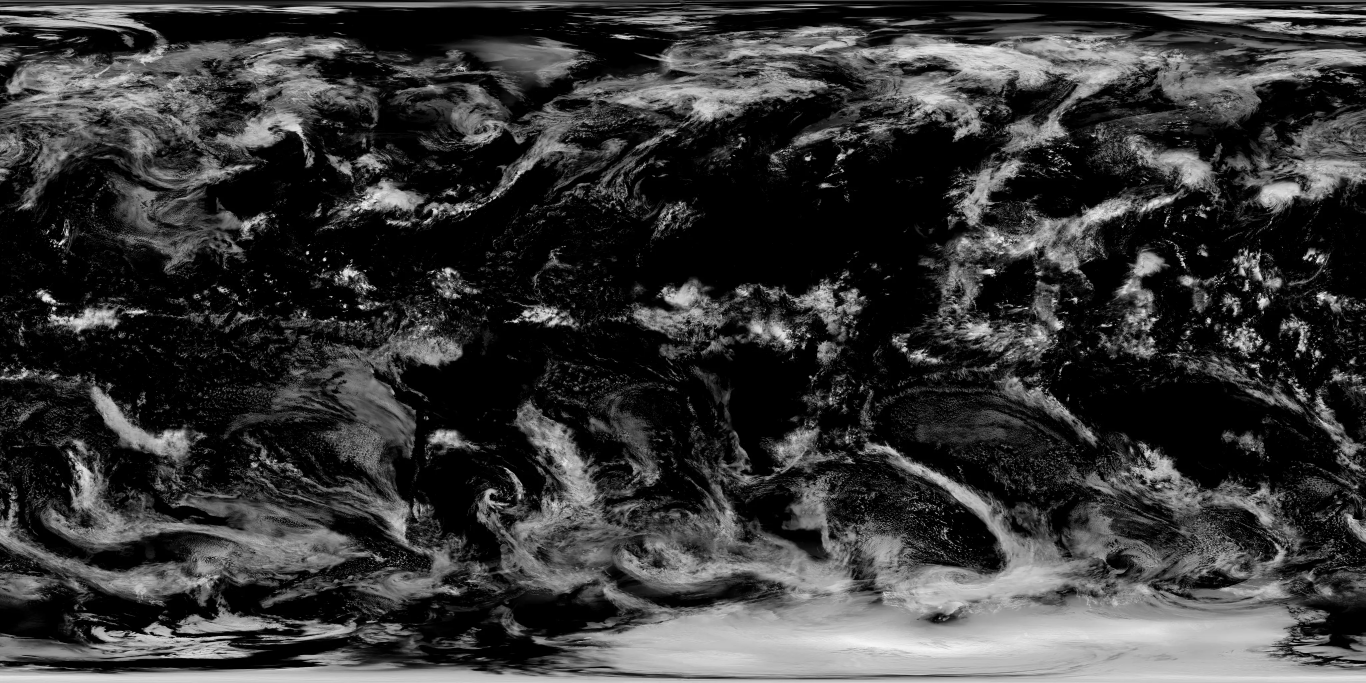
#> input picture static_clouds4k.webp, 4096 x 2048 px (shown at 1/3 size)
$ python make_clouds.py static_clouds4k.webp static_clouds4k.webp static_clouds4k.webp
#> lines starting #> are read from the running program, lines starting #| are printed output that depends on the picture; after the words box and inside, x2 and y2 are one past the last pixel; in counts of white or black regions, pixels touching at a corner belong together
# Live cloud mask for the Roulette Radio globe.
# Input: NOAA GMGSI global longwave IR mosaic from nowCOAST (4096x2048 PNG, CRS:84, -180..180 / -90..90, grey = brightness: white is cold,
# alpha 0 outside about ±72.7°) and the static NASA cloud mask that fills the poles. Output: clouds2k.webp / clouds4k.webp, single channel,
# white = cloud, equirectangular (lng -180 at the left, lat +90 at the top), the same layout as the globe's static clouds.
# Usage: python make_clouds.py gmgsi.png static_clouds4k.webp outdir [g0 g1 gamma]   (prints the stats line the workflow logs)
import sys
import numpy as np
from PIL import Image, ImageFilter

src, static, out = sys.argv[1], sys.argv[2], sys.argv[3]
G0, G1, GAM = (float(x) for x in (sys.argv[4:7] if len(sys.argv) >= 7 else (88, 168, 0.9)))

im = Image.open(src).convert('LA')
if im.size != (4096, 2048): im = im.resize((4096, 2048), Image.BILINEAR)
a = np.asarray(im, dtype=np.float32)
g, alpha = a[..., 0], a[..., 1] / 255.0
#> alpha: shape (2048, 4096) float32; every value is 1
H, W = g.shape
#> H = 2048; W = 4096
lat = 90 - (np.arange(H) + 0.5) / H * 180
alat = np.abs(lat)[:, None]

def smooth(e0, e1, x):
    t = np.clip((x - e0) / (e1 - e0), 0, 1); return t * t * (3 - 2 * t)

# no data: outside the mosaic (alpha 0) and the saturated blocks the mosaic sometimes has (255 over a wide area)
sat = (g >= 253).astype(np.float32)
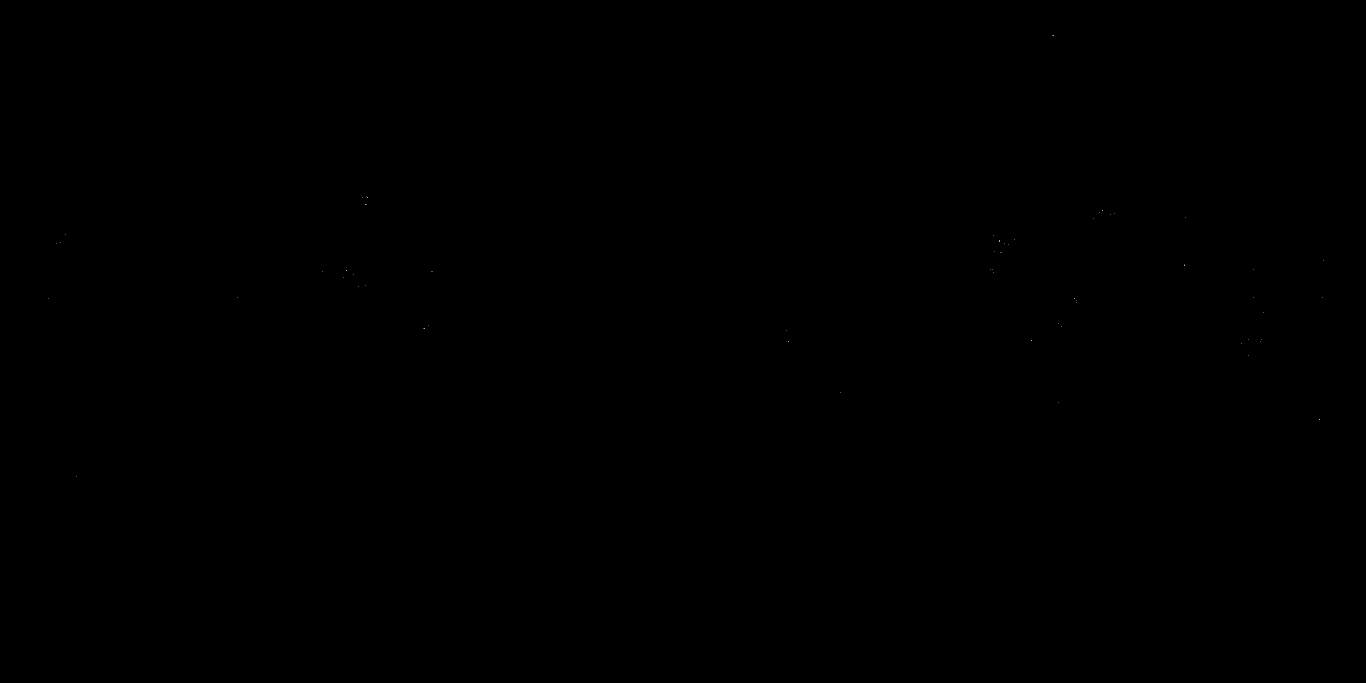
#> sat: shape (2048, 4096) float32 (shown at 1/3 size); values 0 (black) and 1 (white), 0% white in thin lines or dots, all inside (x1, y1, x2, y2) = (144, 107, 3970, 1429)
sat_wide = np.asarray(Image.fromarray((sat * 255).astype(np.uint8)).filter(ImageFilter.BoxBlur(12)), dtype=np.float32) / 255 > 0.9
#> sat_wide: shape (2048, 4096) bool; every value is 0
valid = (alpha > 0.5) & ~sat_wide
#> valid: shape (2048, 4096) bool; every value is 1

# brightness to opacity: clear ground and sea are darker than G0, thick cold cloud tops brighter than G1.
# Snow and ice are cold too, so the threshold rises towards the poles
lift = 40 * smooth(45, 70, alat)
op = smooth(G0 + lift, G1 + lift * 0.6, g) ** GAM
#> in smooth (call 2), `t = np.clip((x - e0) / (e1 - e0), 0, 1)`:
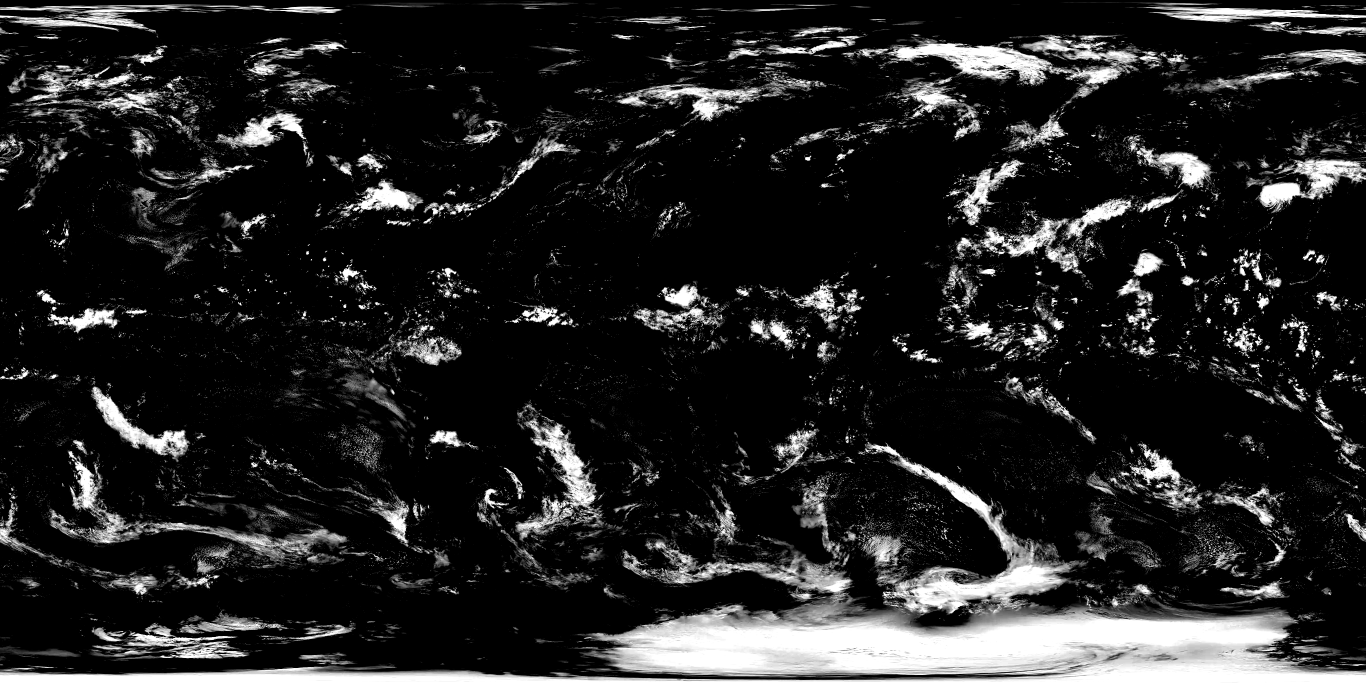
#> t: shape (2048, 4096) float64 (shown at 1/3 size); min 0, max 1, mean 0.14

# poles and gaps: the static NASA mask, blended in over the last degrees of the mosaic
st = np.asarray(Image.open(static).convert('L').resize((W, H), Image.BILINEAR), dtype=np.float32) / 255
edge = smooth(72.5, 66, alat)                                  # 1 inside ±66°, 0 beyond ±72.5°
w = valid.astype(np.float32) * edge
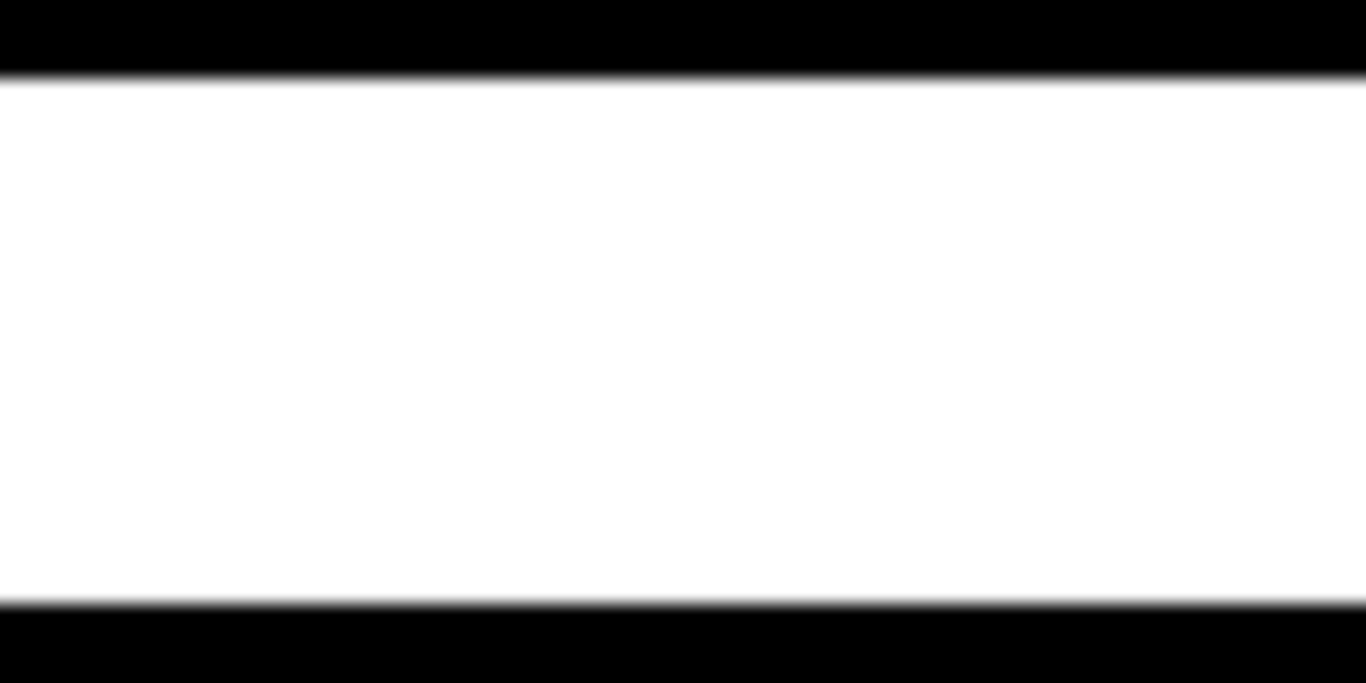
#> w: shape (2048, 4096) float64 (shown at 1/3 size); min 0, max 1, mean 0.769
w = np.asarray(Image.fromarray((w * 255).astype(np.uint8)).filter(ImageFilter.GaussianBlur(6)), dtype=np.float32) / 255
mask = w * op + (1 - w) * st
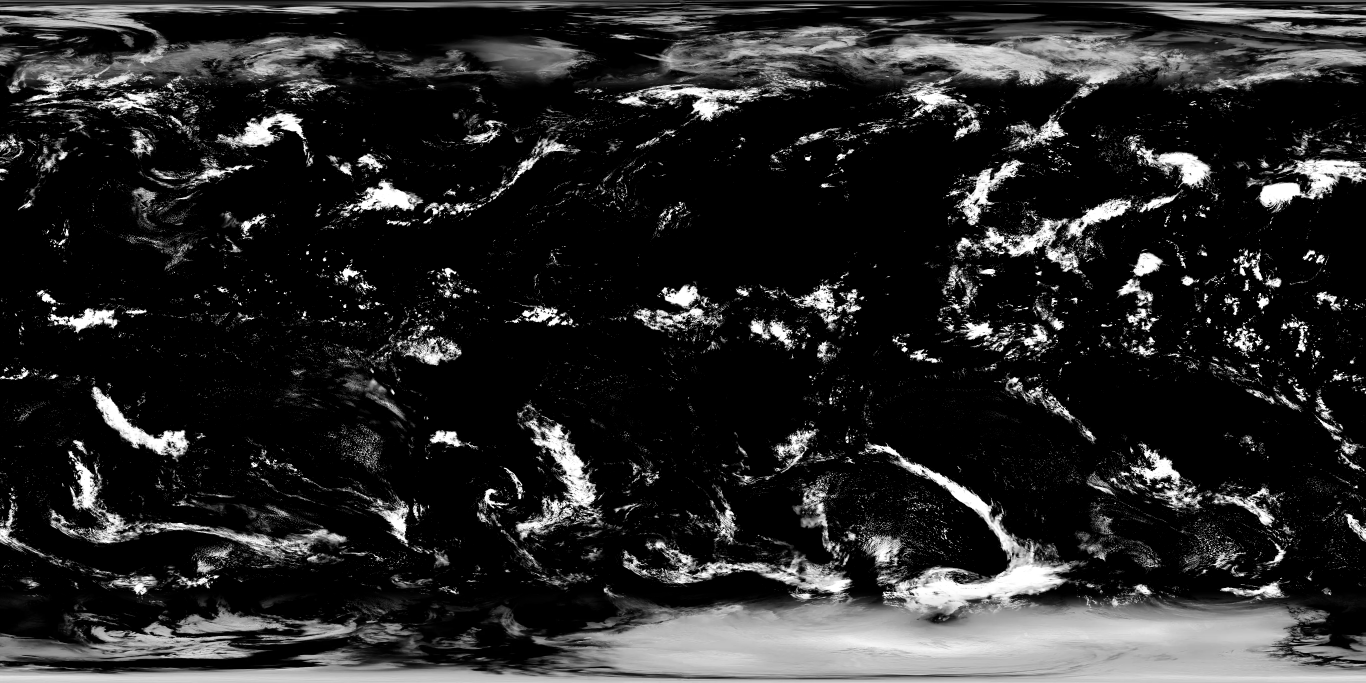
#> mask: shape (2048, 4096) float64 (shown at 1/3 size); min 0, max 1, mean 0.159

# a light blur against the satellite's pixel stair-steps, then sanity checks before anything is written
m = Image.fromarray(np.clip(mask * 255 + 0.5, 0, 255).astype(np.uint8), 'L').filter(ImageFilter.GaussianBlur(0.8))
band = np.asarray(m, dtype=np.float32)[(np.abs(lat) < 60)] / 255
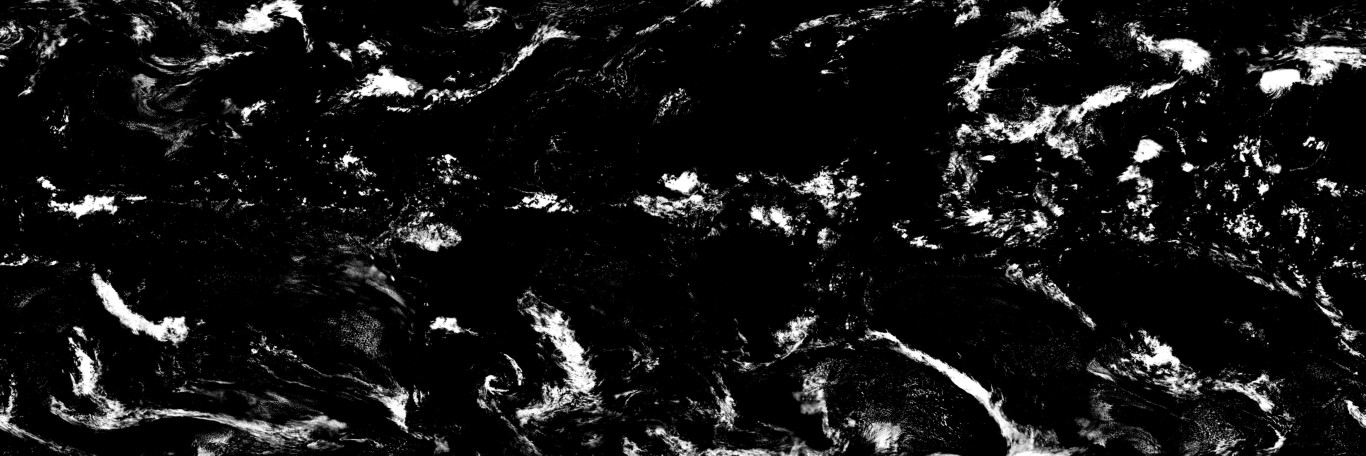
#> band: shape (1366, 4096) float32 (shown at 1/3 size); min 0, max 1, mean 0.0875
frac_valid = float(valid[np.abs(lat) < 60].mean())
#> frac_valid = 1
mean = float(band.mean())
#> mean = 0.0875
print(f'valid ±60°: {frac_valid:.3f}  mean opacity ±60°: {mean:.3f}')
#| valid ±60°: 1.000  mean opacity ±60°: 0.088
if frac_valid < 0.9 or not (0.15 < mean < 0.75):
#> (the run stopped early here; a loop or call above may not have finished)
